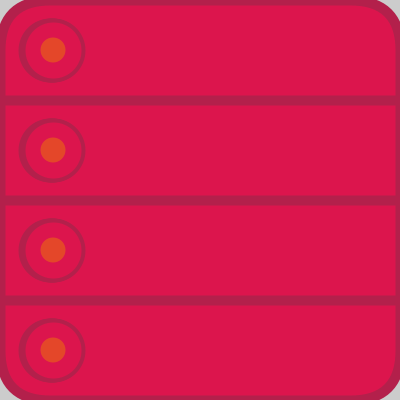
Frame 1 (no input)
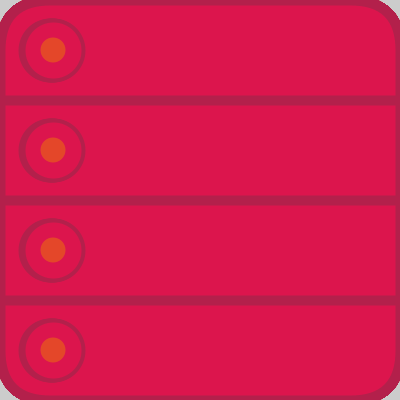
Frame 60 (the mouse pressed at the canvas centre just before this capture)
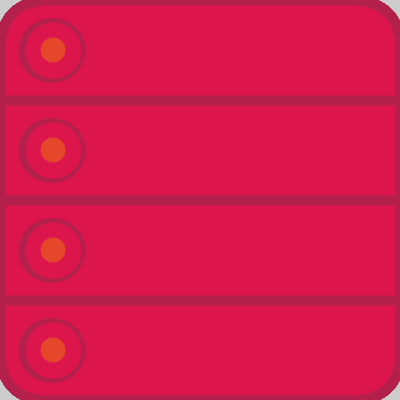
Frame 120 (the mouse held since frame 60 and released just before this capture)

The Processing sketch that drew these frames (run headless with seeded random() and noise(); from frame 60 on, the mouse is pressed at the canvas centre):

// Processing sketch: week09_5_happy_bubble_part2
// ── week09_5_happy_bubble_part2.pde
// week09_5_happy_bubble_part2
// 先畫出基礎的形狀，等一下要複製
void setup(){
  size(400,400);
}
void draw(){
  stroke(179,32,75); //線的色彩
  strokeWeight(10); //線的粗細
  fill(220,21,77); //填充色彩
  rect(0,0,400,400,50); //多了50弧度
  for(int i=100; i<=300; i+=100) line(0, i, 400, i); //橫線1
  for(int i=0; i<4; i++){
    for(int j=0; j<4; j++){
      int x=50+j, y=50+i * 100;
      stroke(179,32,75); //線的色彩
      fill(220,21,77);//填充色彩
      strokeWeight(4);
      ellipse(x,y,60,60);
      noStroke();
      fill(228,71,41);
      ellipse(x,y,25,25);
    }
  }
}
